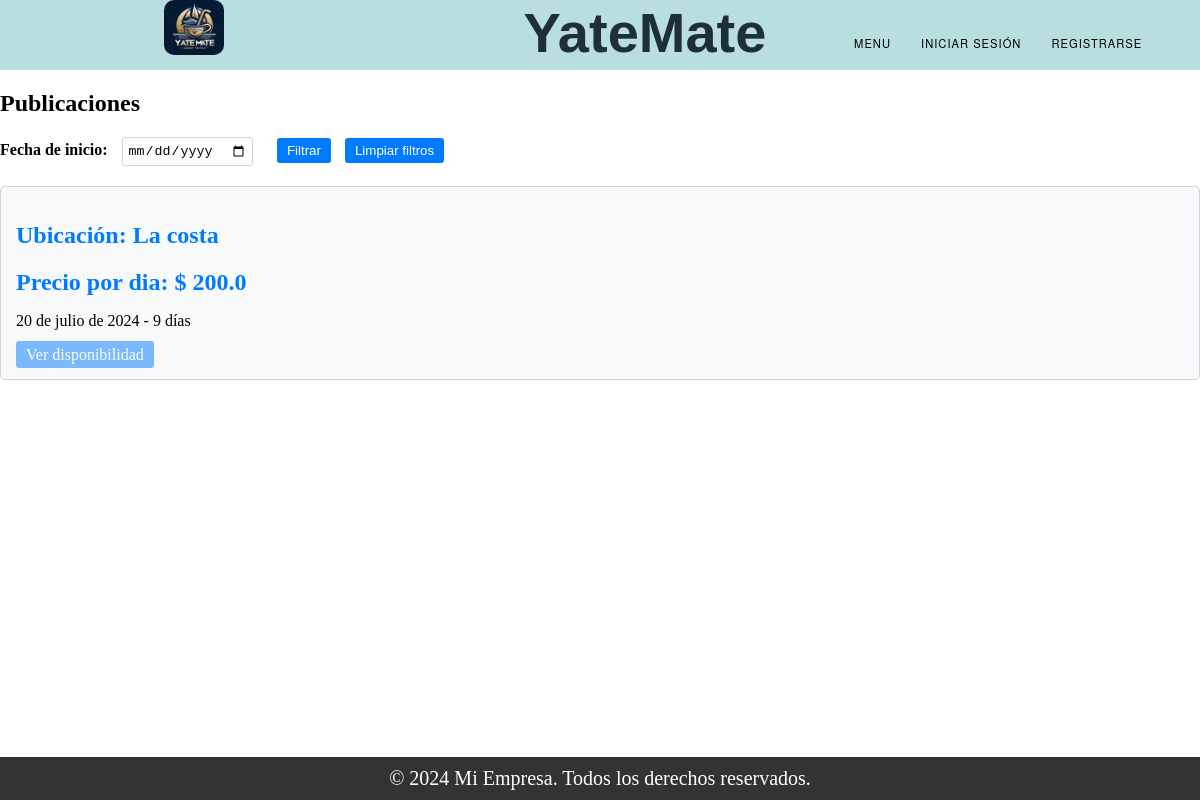
Screenshot of /list_amarra/ with the database file from the repository.
### Amarra/models.py (models this page shows, shortened)
class Publicacion_Amarra(models.Model):
    ESTADOS = (
        ('Vigente', 'Vigente'),
        ('En Proceso', 'En Proceso'),
        ('Finalizado', 'Finalizado'),
    )
    dueño = models.ForeignKey(User, on_delete=models.CASCADE, null=True)
    precio = models.TextField()
    fecha_inicio = models.DateField()
    cant_dias = models.TextField()
    ubicacion = models.TextField()
    cant_dias_disponibles = models.TextField(null=True)
    estado = models.CharField(max_length=20, choices=ESTADOS, default='Vigente')
    def actualizar_dias_disponibles(self):
        hoy = timezone.now().date()
        diferencia_dias = (hoy - self.fecha_inicio).days
        fechas_pasadas = [self.fecha_inicio + timedelta(days=x) for x in range((hoy - self.fecha_inicio).days + 1)]
        def contar_reservas_en_fechas_pasadas():
            return sum(
            1 for reserva in Reserva.objects.filter(publicacion=self)
            if any(reserva.fecha_ingreso <= fecha < (reserva.fecha_ingreso + timedelta(days=int(reserva.cant_dias))) for fecha in fechas_pasadas)
        )
        diferencia_dias = diferencia_dias - contar_reservas_en_fechas_pasadas()
        if diferencia_dias > 0:
            dias_disponibles = int(float(self.cant_dias)) - diferencia_dias
            reservas = Reserva.objects.filter(publicacion=self)
            total_reserved_days = sum([int(reserva.cant_dias) for reserva in reservas])
            self.cant_dias_disponibles = str(dias_disponibles - total_reserved_days)
        else:
            dias_disponibles = int(self.cant_dias)
            reservas = Reserva.objects.filter(publicacion=self)
            total_reserved_days = sum([int(reserva.cant_dias) for reserva in reservas])
            self.cant_dias_disponibles = str(dias_disponibles - total_reserved_days)
        if int(self.cant_dias_disponibles) <= 0:
            self.cant_dias_disponibles = '0'
            self.estado = 'En Proceso'
        else:
            self.estado = 'Vigente'
        self.save()

### Amarra/views.py (the view)
# urls.py: path('list_amarra/', views.list_amarra, name="list_amarra"),
def list_amarra(request):
    if request.method == 'GET' and 'fecha_inicio' in request.GET:
        fecha_inicio = request.GET.get('fecha_inicio')
        try:
            fecha_inicio = datetime.strptime(fecha_inicio, '%Y-%m-%d').date()
            if fecha_inicio < timezone.now().date():
                messages.error(request, 'La fecha no puede ser en el pasado.')
                return redirect('list_amarra')
        except ValueError:
            messages.error(request, 'Formato de fecha inválido.')
            return redirect('list_amarra')
        Amarras = Publicacion_Amarra.objects.filter(fecha_inicio__lte=fecha_inicio)
        Amarras = [amarra for amarra in Amarras if amarra.is_available_on(fecha_inicio)]
    else:
        usuario_id = request.session.get('user_id')
        if usuario_id:
            usuario = get_object_or_404(User, id=usuario_id)
            Amarras = Publicacion_Amarra.objects.exclude(dueño=usuario)
        else:
            Amarras = Publicacion_Amarra.objects.all()
        Amarras = [amarra for amarra in Amarras if int(amarra.cant_dias_disponibles) > 0]
    for amarra in Amarras:
        amarra.actualizar_dias_disponibles()
    return render(request, "list_amarra.html", {'objetos': Amarras})

### Trueque/context_processors.py (called while the page is built)
def conversaciones_usuario(request):
    user_id = request.session.get('user_id')
    if user_id:
        conversaciones = Conversacion.objects.filter(Q(dueño_publicacion=user_id) | Q(solicitante=user_id))
        return {'conversaciones_usuario': conversaciones}
    else:
        return {'conversaciones_usuario': []}

### Amarra/templates/list_amarra.html (shortened to what this page needs)
{% extends "base.html" %}
{% block content %}
<h2>Publicaciones</h2>
<form id="filtroForm" method="GET" action="">
    <div class="filter-form">
        <label for="fecha_inicio">Fecha de inicio:</label>
        <input type="date" id="fecha_inicio" name="fecha_inicio" min="{{ fecha_actual }}" max="{{ ultima_fecha }}" />
        <button type="button" onclick="validarFechas()">Filtrar</button>
        <button type="button" onclick="limpiarFiltros()">Limpiar filtros</button>
    </div>
</form>
<div class="amarras-container">
    {% if objetos %}
        {% for amarra in objetos %}
            {% if amarra.estado == 'Vigente' %}
                <div class="card" data-fecha="{{ amarra.fecha_inicio }}">
                    <h2 class="card-title">Ubicación: {{ amarra.ubicacion }} </h2>
                    <h2 class="card-title">Precio por dia: $ {{ amarra.precio }}</h2>
                    <p>{{ amarra.fecha_inicio }} - {{ amarra.cant_dias_disponibles}} días</p>
                    {% if request.session.user_type == 'Usuario' or request.session.user_type == 'Cliente' %}
                        {% if request.session.user_id !=  amarra.dueño.id %}
                            <a href="{% url 'crear_reserva' publicacion_id=amarra.id %}" class="btn-card">Ver disponibilidad</a>
                        {% endif %}
                    {% else %}
                        <a type="button" style="opacity: 0.5;" class="btn btn-card mt-3" disabled>Ver disponibilidad</a>
                    {% endif %}
                </div>
            {% endif %}
        {% endfor %}
    {% else %}
        <p>No hay amarras temporales disponibles</p>
    {% endif %}
</div>
{% endblock %}

### static/css/styles.css (style rules this page uses)
body { margin: 0; padding: 0; }

### Amarra/templates/list_amarra.html (style rules this page uses)
.card { display: block; background-color: #f8f9fa; border: 1px solid #ced4da; border-radius: 5px; margin-bottom: 20px; padding: 15px; }
.card-title { color: #007bff; font-size: 1.5rem; margin-bottom: 10px; }
.btn-card { background-color: #007bff; color: #fff; padding: 5px 10px; text-decoration: none; border-radius: 3px; }
.filter-form { margin-bottom: 20px; }
.filter-form label { margin-right: 10px; font-weight: bold; }
.filter-form input[type="date"] { padding: 5px; border-radius: 3px; border: 1px solid #ced4da; margin-right: 10px; }
.filter-form button { background-color: #007bff; color: #fff; padding: 5px 10px; border: none; border-radius: 3px; cursor: pointer; margin-left: 10px; }
.amarras-container { padding-bottom: 70px; }

### rows the page displays
Publicacion_Amarra: ubicacion "La costa", precio "200.0", fecha_inicio "20 de julio de 2024", cant_dias_disponibles "9"
